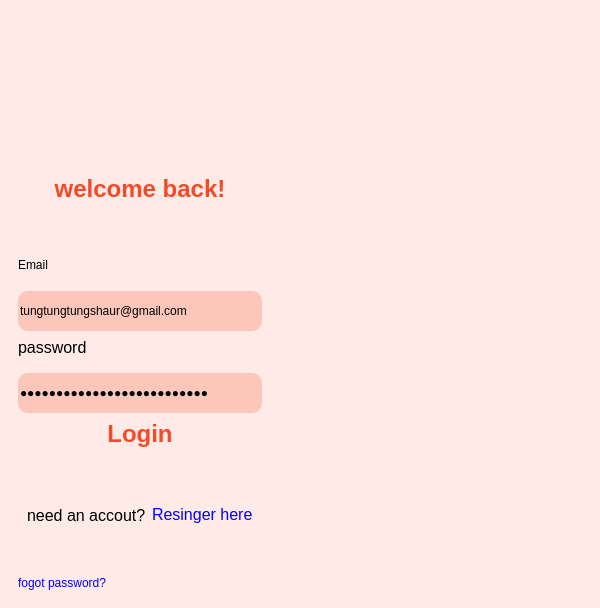
<?xml version="1.0" encoding="UTF-8"?>
<ui version="4.0">
 <class>MainWindow</class>
 <widget class="QMainWindow" name="MainWindow">
  <property name="geometry">
   <rect>
    <x>0</x>
    <y>0</y>
    <width>600</width>
    <height>608</height>
   </rect>
  </property>
  <property name="sizePolicy">
   <sizepolicy hsizetype="Fixed" vsizetype="Fixed">
    <horstretch>0</horstretch>
    <verstretch>0</verstretch>
   </sizepolicy>
  </property>
  <property name="minimumSize">
   <size>
    <width>600</width>
    <height>300</height>
   </size>
  </property>
  <property name="maximumSize">
   <size>
    <width>600</width>
    <height>608</height>
   </size>
  </property>
  <property name="font">
   <font>
    <kerning>true</kerning>
   </font>
  </property>
  <property name="windowTitle">
   <string>MainWindow</string>
  </property>
  <property name="animated">
   <bool>true</bool>
  </property>
  <widget class="QWidget" name="centralwidget">
   <property name="styleSheet">
    <string notr="true">#centralwidget {
	background: #FEEBE7;
}

#title {
	color: #F54927;
}

#email, #password {
	background: #FCC6BB;
	border: none;
	outline: none;
	border-radius: 10px;
	min-height: 40px;
}

#login {
	color: #F54927;
	border: none;
	outline: none;
	border-radius: 10px;
	min-height: 40px;
}

#login:hover {
	color: #FEEBE7;
	background: #F54927;
}

#forgot_pass, #nav_register {
	color: blue;
	background: transparent;
	border: none;
	outline: none;	
	text-align: left; 
}</string>
   </property>
   <layout class="QHBoxLayout" name="horizontalLayout">
    <item>
     <widget class="QWidget" name="widget" native="true">
      <property name="sizePolicy">
       <sizepolicy hsizetype="Fixed" vsizetype="Preferred">
        <horstretch>0</horstretch>
        <verstretch>0</verstretch>
       </sizepolicy>
      </property>
      <layout class="QVBoxLayout" name="verticalLayout">
       <item>
        <widget class="QLabel" name="label_2">
         <property name="text">
          <string/>
         </property>
         <property name="pixmap">
          <pixmap>../img/logo.png</pixmap>
         </property>
         <property name="alignment">
          <set>Qt::AlignCenter</set>
         </property>
        </widget>
       </item>
       <item>
        <widget class="QLabel" name="title">
         <property name="font">
          <font>
           <pointsize>18</pointsize>
           <weight>75</weight>
           <bold>true</bold>
          </font>
         </property>
         <property name="text">
          <string>welcome back!</string>
         </property>
         <property name="alignment">
          <set>Qt::AlignCenter</set>
         </property>
        </widget>
       </item>
       <item>
        <widget class="QLabel" name="label_3">
         <property name="minimumSize">
          <size>
           <width>0</width>
           <height>30</height>
          </size>
         </property>
         <property name="maximumSize">
          <size>
           <width>16777215</width>
           <height>30</height>
          </size>
         </property>
         <property name="font">
          <font>
           <family>Arial</family>
          </font>
         </property>
         <property name="text">
          <string>Email</string>
         </property>
        </widget>
       </item>
       <item>
        <widget class="QLineEdit" name="email">
         <property name="minimumSize">
          <size>
           <width>0</width>
           <height>40</height>
          </size>
         </property>
         <property name="maximumSize">
          <size>
           <width>16777215</width>
           <height>30</height>
          </size>
         </property>
         <property name="text">
          <string>tungtungtungshaur@gmail.com</string>
         </property>
        </widget>
       </item>
       <item>
        <widget class="QLabel" name="label_5">
         <property name="minimumSize">
          <size>
           <width>0</width>
           <height>30</height>
          </size>
         </property>
         <property name="maximumSize">
          <size>
           <width>16777215</width>
           <height>30</height>
          </size>
         </property>
         <property name="font">
          <font>
           <family>Arial</family>
           <pointsize>12</pointsize>
          </font>
         </property>
         <property name="text">
          <string>password</string>
         </property>
        </widget>
       </item>
       <item>
        <widget class="QLineEdit" name="password">
         <property name="minimumSize">
          <size>
           <width>0</width>
           <height>40</height>
          </size>
         </property>
         <property name="maximumSize">
          <size>
           <width>16777215</width>
           <height>30</height>
          </size>
         </property>
         <property name="text">
          <string>23223324234333333333333333</string>
         </property>
         <property name="echoMode">
          <enum>QLineEdit::Password</enum>
         </property>
        </widget>
       </item>
       <item>
        <widget class="QPushButton" name="login">
         <property name="font">
          <font>
           <family>Arial</family>
           <pointsize>18</pointsize>
           <weight>75</weight>
           <bold>true</bold>
          </font>
         </property>
         <property name="text">
          <string>Login</string>
         </property>
        </widget>
       </item>
       <item>
        <widget class="QWidget" name="widget_3" native="true">
         <layout class="QHBoxLayout" name="horizontalLayout_2" stretch="0,0">
          <item>
           <widget class="QLabel" name="label_4">
            <property name="minimumSize">
             <size>
              <width>0</width>
              <height>30</height>
             </size>
            </property>
            <property name="maximumSize">
             <size>
              <width>16777215</width>
              <height>30</height>
             </size>
            </property>
            <property name="font">
             <font>
              <family>Arial</family>
              <pointsize>12</pointsize>
             </font>
            </property>
            <property name="text">
             <string>need an accout?</string>
            </property>
           </widget>
          </item>
          <item>
           <widget class="QPushButton" name="nav_register">
            <property name="font">
             <font>
              <family>Arial</family>
              <pointsize>12</pointsize>
             </font>
            </property>
            <property name="text">
             <string>Resinger here</string>
            </property>
           </widget>
          </item>
         </layout>
        </widget>
       </item>
       <item>
        <widget class="QPushButton" name="forgot_pass">
         <property name="text">
          <string>fogot password?</string>
         </property>
        </widget>
       </item>
      </layout>
     </widget>
    </item>
    <item>
     <widget class="QWidget" name="widget_4" native="true">
      <layout class="QHBoxLayout" name="horizontalLayout_3">
       <item>
        <widget class="QLabel" name="label_6">
         <property name="maximumSize">
          <size>
           <width>16777215</width>
           <height>16777215</height>
          </size>
         </property>
         <property name="contextMenuPolicy">
          <enum>Qt::DefaultContextMenu</enum>
         </property>
         <property name="whatsThis">
          <string/>
         </property>
         <property name="layoutDirection">
          <enum>Qt::LeftToRight</enum>
         </property>
         <property name="text">
          <string/>
         </property>
         <property name="pixmap">
          <pixmap>../img/3766277.png</pixmap>
         </property>
         <property name="scaledContents">
          <bool>true</bool>
         </property>
         <property name="alignment">
          <set>Qt::AlignCenter</set>
         </property>
        </widget>
       </item>
      </layout>
     </widget>
    </item>
   </layout>
  </widget>
 </widget>
 <resources/>
 <connections/>
</ui>
